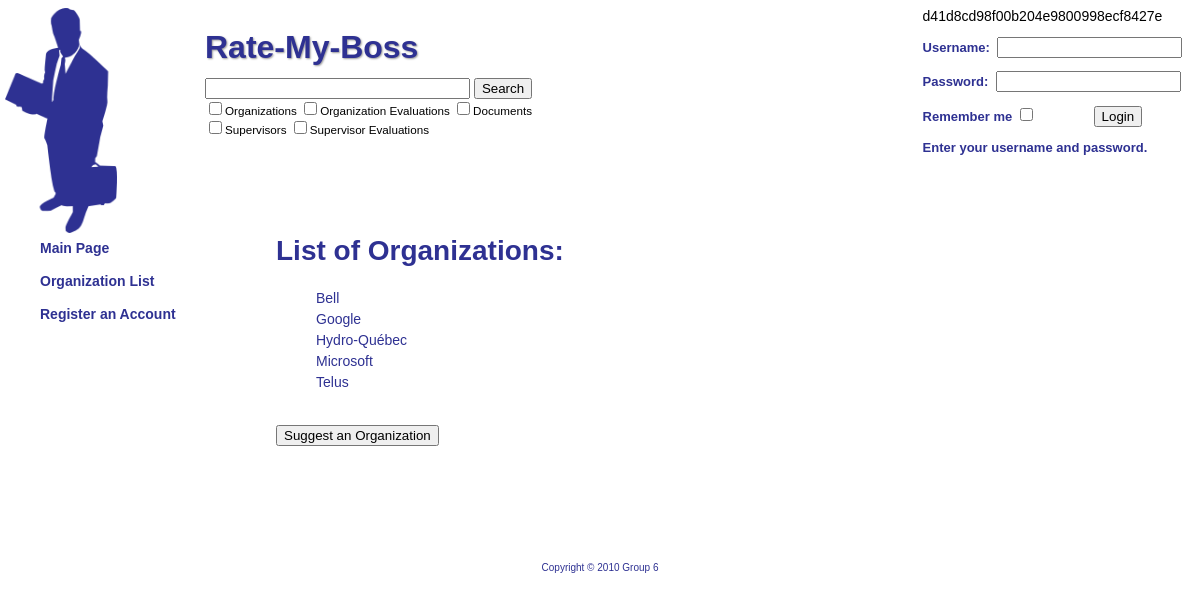
The app's page /index.php?page=organization with its own data.
### tables this page shows
create table organization
(
orgId INT NOT NULL AUTO_INCREMENT,
name VARCHAR(40) NOT NULL,
industryType VARCHAR(40) NOT NULL,
city VARCHAR(40) NOT NULL,
province VARCHAR(40) NOT NULL,
website VARCHAR(40),
numberofEmployees INT,
isPending INT NOT NULL,
PRIMARY KEY (orgId)
);

### php/pages/organization.php (the view, shortened to what this page needs)
<div class="main">
<h2> List of Organizations:</h2>
<ul class="listing">
<?php
$query = "SELECT * FROM organization WHERE NOT isPending";
$result = mysql_query($query);
while($row = mysql_fetch_array($result))
{
    echo "<li>
    <a href='index.php?page=organization&id=${row[orgId]}'>
    {$row[name]}
    </a>
    </li>";
}
echo "
</ul>
<br />
<a href='index.php?page=suggestorg'><button type='button'>Suggest an Organization</button></a> <br />
<br />
";
?>
</div>

### www/style.css (style rules this page uses)
body { font-family: Helvetica, Arial, sans-serif; font-size: 14px; color: #000000; }
h2 { font-size: 2em; color: #2E3192; }
a { color: #2E3192; text-decoration: none; }
.main { margin-top: 168px; margin-left: 268px; margin-right: 50px; }
ul { list-style: none; }
li { padding-bottom: 5px; }

### records on screen
organization: name "Bell"
organization: name "Google"
organization: name "Hydro-Québec"
organization: name "Microsoft"
organization: name "Telus"

### other values on screen
$password "d41d8cd98f00b204e9800998ecf8427e"
